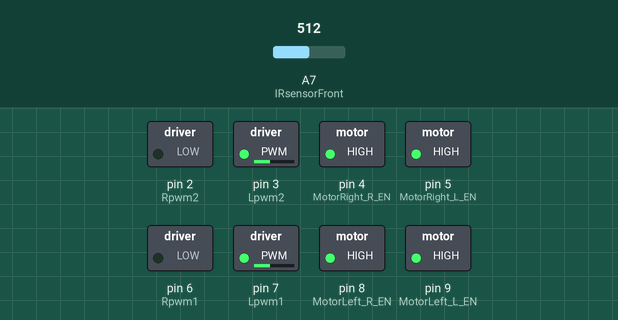
This sketch was run on a simulated Arduino Mega 2560, built with avr-gcc and run on an emulated ATmega2560. On the bench: switched loads named in the sketch (green lamp = pin HIGH). Inputs (shaded band) come from the test bench; at power-on: A7 (IRsensorFront) = 512.

Above: at 1.2 s.
1.3 s: A7 (IRsensorFront) set to 329
2.8 s: A7 (IRsensorFront) set to 313
At 3.3 s:
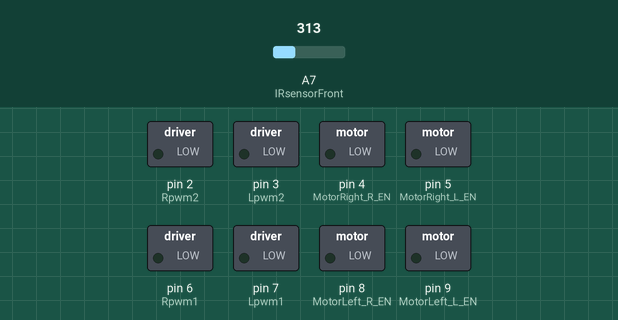
4.3 s: A7 (IRsensorFront) set to 253
5.8 s: A7 (IRsensorFront) set to 235
At 6.9 s:
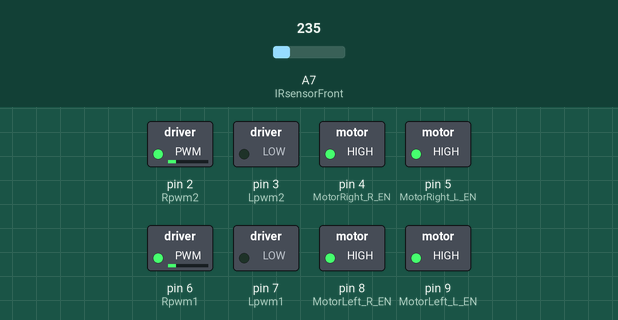
7.3 s: A7 (IRsensorFront) set to 206
8.8 s: A7 (IRsensorFront) set to 185
At 9.4 s:
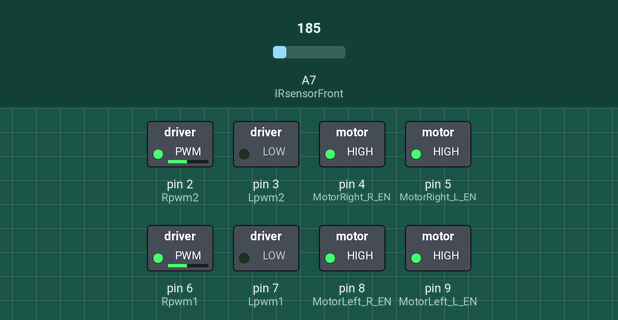
Timing chart, 0 to 11.3 s (numbered marks = the images above; inputs shaded):
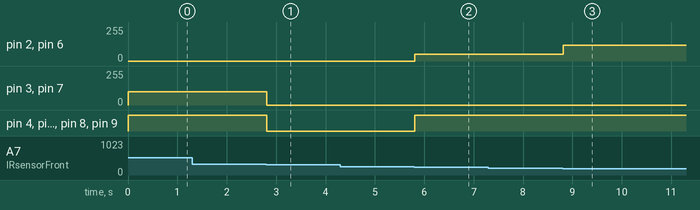

The sketch:

RobotKit_4WD_IR_GP2Y0A21_FollowMe.ino
```cpp
/*
RobotKit_4WD_IR_GP2Y0A21_FollowMe - Follow the moving object (based on proximity sensor GP2Y0A21 10-80 cm)
- Tested with Arduino Mega 2560
www: http://www.mobilerobots.pl

 Connections:
 IR Analog Sensors -> Arduino Mega 2560
 VIN - 5V
 GND - GND
 VOUT - A7
 */
 /*
 ROBOT CONTROL STATES
 0 - stop
 1 - turn_Right
 2 - turn_Left
 3 - go_Forward
 4 - go_Backward
 */
#include <math.h>
#define NUMBER_OF_REPEATED_MEASURES 4

/*MotorDriver_BTS7960*/
const int MotorRight_R_EN = 4; // Pin to control the clockwise direction of Right Motor
const int MotorRight_L_EN = 5; // Pin to control the counterclockwise direction of Right Motor
const int MotorLeft_R_EN = 8; // Pin to control the clockwise direction of Left Motor
const int MotorLeft_L_EN = 9; // Pin to control the counterclockwise direction of Left Motor
const int Rpwm1 = 6; // pwm output - motor A
const int Lpwm1 = 7; // pwm output - motor B
const int Rpwm2 = 2; // pwm output - motor A
const int Lpwm2 = 3; // pwm output - motor B
long pwmLvalue = 255;
long pwmRvalue = 255;
byte pwmChannel;

int IRsensorFront = A7;
int distanceIRsensorFront;

int robotControlState;
int last_mspeed;
int turnRightCounter;

void setup(){
  // IR SENSORS
  pinMode(IRsensorFront, INPUT);  // declare Front IR Sensor as input

  //Setup Right Motors
  pinMode(MotorRight_R_EN, OUTPUT);
  pinMode(MotorRight_L_EN, OUTPUT);

   //Setup Left Motors
  pinMode(MotorLeft_R_EN, OUTPUT);
  pinMode(MotorLeft_L_EN, OUTPUT);

  //Setup PWM pins as Outputs
  pinMode(Rpwm1, OUTPUT);
  pinMode(Lpwm1, OUTPUT);
  pinMode(Rpwm2, OUTPUT);
  pinMode(Lpwm2, OUTPUT);

  robotControlState = 0;
  turnRightCounter = 0;
  stop_Robot();
}// void setup()

void loop(){
  //readIRsensors();
  distanceIRsensorFront = readIRsensor(); //getAverageDistance();
  if(distanceIRsensorFront>320){
    go_Backwad(100);
  }
  else if((distanceIRsensorFront>=245 && distanceIRsensorFront<=320)){ // || distanceIRsensorFront<150)
    stop_Robot();
    delay(100);
  }
  else if(distanceIRsensorFront>=200 && distanceIRsensorFront<245){
    go_Forward(50);
    //resetTurningCounter();
  }
  else if(distanceIRsensorFront>=100 && distanceIRsensorFront<200){
    go_Forward(120);
    resetTurningCounter();
  }
  else if(distanceIRsensorFront<100){
    if(turnRightCounter<10 ){
      turn_Right(120);
      turnRightCounter++;
    }
    else{
      stop_Robot();
    }
  }
  delay(50);
}// void loop()
/*
int getAverageDistance(){
  int averageDistance;
  int currentMeasurement;
  int sumOfDistances = 0;
  //unsigned int numberOfValidMeasurements = 0;
  for(int i=0; i<NUMBER_OF_REPEATED_MEASURES-1; i++){
       currentMeasurement = readIRsensor();
       sumOfDistances = sumOfDistances+currentMeasurement;
       delay(35);
  }// for
  averageDistance = (int)(sumOfDistances/NUMBER_OF_REPEATED_MEASURES);
  return averageDistance;
}
*/
void resetTurningCounter(){
  if(turnRightCounter!=0){
    turnRightCounter = 0;
  }
}// void resetTurningCounter()

int readIRsensor(){
  distanceIRsensorFront = analogRead(IRsensorFront);
  return distanceIRsensorFront;
}// void readIRsensors()

void go_Robot(){
  SetMotors(1);
  analogWrite(Rpwm1, pwmRvalue);
  analogWrite(Lpwm1, 0);
  analogWrite(Rpwm2, pwmRvalue);
  analogWrite(Lpwm2, 0);
}// void go_Robot()

void go_Forward(int mspeed){ // robotControlState = 3
  if(robotControlState!=3 || last_mspeed!=mspeed){
    SetMotors(1);
    analogWrite(Rpwm1, mspeed);
    analogWrite(Lpwm1, 0);
    analogWrite(Rpwm2, mspeed);
    analogWrite(Lpwm2, 0);
    robotControlState=3;
    last_mspeed=mspeed;
  }
}// void goForward(int mspeed, int time_ms)

void go_Backwad(int mspeed){
  if(robotControlState!=4){
    SetMotors(1);
    analogWrite(Rpwm1, 0);
    analogWrite(Lpwm1, mspeed);
    analogWrite(Rpwm2, 0);
    analogWrite(Lpwm2, mspeed);
    robotControlState=4;
  }
}// void goBackwad(int mspeed, int time_ms)

void turn_Right(int mspeed){ // robotControlState = 1
  if(robotControlState!=1){
    SetMotors(1);
    analogWrite(Rpwm1, 0);
    analogWrite(Lpwm1, mspeed);
    analogWrite(Rpwm2, mspeed);
    analogWrite(Lpwm2, 0);
    robotControlState=1;
  }
}// void goBackwad(int mspeed, int time_ms)

void move_RightForward(int mspeed){
  SetMotors(1);
  analogWrite(Rpwm1, mspeed*0.4);
  analogWrite(Lpwm1, 0);
  analogWrite(Rpwm2, mspeed);
  analogWrite(Lpwm2, 0);
}// void move_RightForward(int mspeed)

void move_LeftForward(int mspeed){
  SetMotors(1);
  analogWrite(Rpwm1, mspeed);
  analogWrite(Lpwm1, 0);
  analogWrite(Rpwm2, mspeed*0.4);
  analogWrite(Lpwm2, 0);
}// move_LeftForward(int mspeed)

void move_RightBackward(int mspeed){
  SetMotors(1);
  analogWrite(Rpwm1, 0);
  analogWrite(Lpwm1, mspeed*0.4);
  analogWrite(Rpwm2, 0);
  analogWrite(Lpwm2, mspeed);
}// void move_RightBackward(int mspeed)

void move_LeftBackward(int mspeed){
  SetMotors(1);
  analogWrite(Rpwm1, 0);
  analogWrite(Lpwm1, mspeed);
  analogWrite(Rpwm2, 0);
  analogWrite(Lpwm2, mspeed*0.4);
}// void move_RightBackward(int mspeed)

void turn_Left(int mspeed){ // robotControlState = 2
  if(robotControlState!=2){
    SetMotors(1);
    analogWrite(Rpwm1, mspeed);
    analogWrite(Lpwm1, 0);
    analogWrite(Rpwm2, 0);
    analogWrite(Lpwm2, mspeed);
    robotControlState=2;
  }
}// void turn_Left(int mspeed)

void goForward(int mspeed, int time_ms){
  SetMotors(1);
  analogWrite(Rpwm1, mspeed);
  analogWrite(Lpwm1, 0);
  analogWrite(Rpwm2, mspeed);
  analogWrite(Lpwm2, 0);
  delay(time_ms);
}// void goForward(int mspeed, int time_ms)

void stopRobot(int delay_ms){
  SetMotors(2);
  analogWrite(Rpwm1, 0);
  analogWrite(Lpwm1, 0);
  analogWrite(Rpwm2, 0);
  analogWrite(Lpwm2, 0);
  delay(delay_ms);
}// void stopRobot(int delay_ms)

void stop_Robot(){ // robotControlState = 0
  if(robotControlState!=0){
    SetMotors(2);
    analogWrite(Rpwm1, 0);
    analogWrite(Lpwm1, 0);
    analogWrite(Rpwm2, 0);
    analogWrite(Lpwm2, 0);
    robotControlState = 0;
  }
}// void stopRobot()

void SetPWM(const long pwm_num, byte pwm_channel){
  if(pwm_channel==1){ // DRIVE MOTOR
    analogWrite(Rpwm1, pwm_num);
    pwmRvalue = pwm_num;
  }
  else if(pwm_channel==2){ // STEERING MOTOR
    analogWrite(Lpwm1, pwm_num);
    pwmLvalue = pwm_num;
  }
}// void SetPWM (const long pwm_num, byte pwm_channel)

void SetMotors(int controlCase){
  switch(controlCase){
    case 1:
      digitalWrite(MotorRight_R_EN, HIGH);
      digitalWrite(MotorRight_L_EN, HIGH);
      digitalWrite(MotorLeft_R_EN, HIGH);
      digitalWrite(MotorLeft_L_EN, HIGH);
    break;
    case 2:
      digitalWrite(MotorRight_R_EN, LOW);
      digitalWrite(MotorRight_L_EN, LOW);
      digitalWrite(MotorLeft_R_EN, LOW);
      digitalWrite(MotorLeft_L_EN, LOW);
    break;
  }
}// void SetMotors(int controlCase)
```

Measured:
- the behaviour switches between 321 and 320 on A7 (IRsensorFront) (found by bisection; images 0 and 1)
- the behaviour switches between 245 and 244 on A7 (IRsensorFront) (found by bisection; images 1 and 2)
- the behaviour switches between 200 and 199 on A7 (IRsensorFront) (found by bisection; images 2 and 3)
- after the input at 1.3 s, every drawn part: stays the same
- after the input at 2.8 s, pin 3 (Lpwm2), pin 7 (Lpwm1): 100/255 → 0/255 at once; pin 4 (MotorRight_R_EN), pin 5 (MotorRight_L_EN), pin 8 (MotorLeft_R_EN), pin 9 (MotorLeft_L_EN): HIGH → LOW at once
- after the input at 4.3 s, every drawn part: stays the same
- after the input at 5.8 s, pin 2 (Rpwm2), pin 6 (Rpwm1): 0/255 → 50/255 at once; pin 4 (MotorRight_R_EN), pin 5 (MotorRight_L_EN), pin 8 (MotorLeft_R_EN), pin 9 (MotorLeft_L_EN): LOW → HIGH at once
- after the input at 7.3 s, every drawn part: stays the same
- after the input at 8.8 s, pin 2 (Rpwm2), pin 6 (Rpwm1): 50/255 → 120/255 at once
